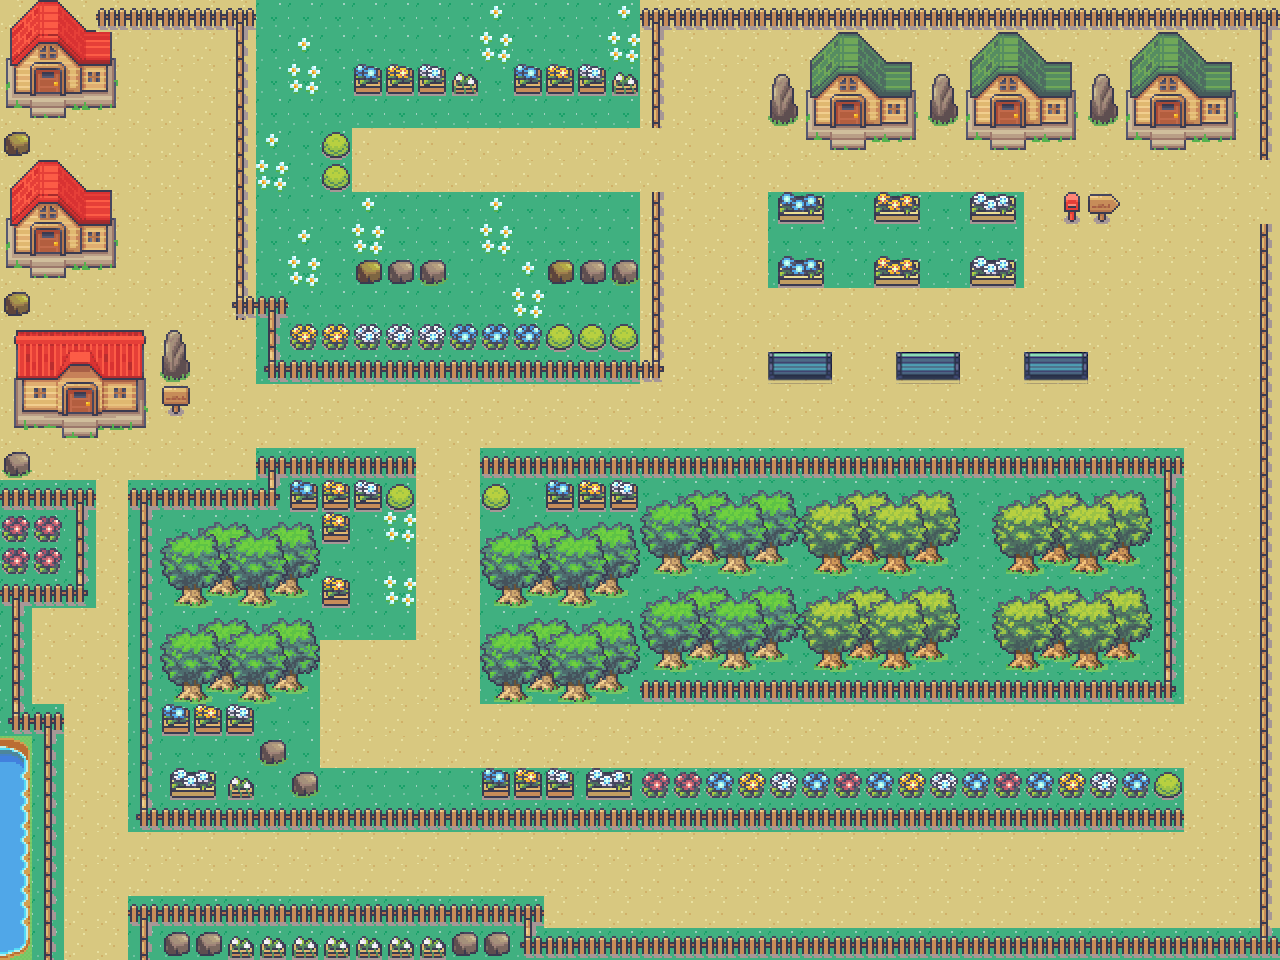

Rendered tile map (Tiled .tmx) drawn with the repository's tilesets; below, a short description and the map source with its tile grids summarised:
An orthogonal 40x30 tile map with 32x32 px tiles, 4 tile layers (bg, grass, thing, finger), 6 tilesets and 1 object (s).

<map version="1.10" tiledversion="1.10.2" orientation="orthogonal" renderorder="right-down" width="40" height="30" tilewidth="32" tileheight="32" infinite="0" nextlayerid="7" nextobjectid="3">
 <editorsettings>
  <export target="level1.tmj" format="json" />
 </editorsettings>
 <tileset firstgid="1" name="defimon" tilewidth="32" tileheight="32" tilecount="2640" columns="44">
  <image source="defimon2.png" width="1408" height="1920" />
 </tileset>
 <tileset firstgid="2641" name="Maintilemapshadows" tilewidth="32" tileheight="32" tilecount="5760" columns="144">
  <image source="Maintilemap_Shadows.png" width="4608" height="1296" />
 </tileset>
 <tileset firstgid="8401" name="miscatlas" tilewidth="32" tileheight="32" tilecount="1024" columns="32">
  <image source="misc_atlas.png" width="1024" height="1024" />
 </tileset>
 <tileset firstgid="9425" name="Street" tilewidth="32" tileheight="32" tilecount="256" columns="32">
  <image source="Street32x32.png" width="1024" height="256" />
 </tileset>
 <tileset firstgid="9681" name="tuxmon" tilewidth="32" tileheight="32" tilecount="775" columns="25">
  <image source="tuxmon-32x32.png" width="816" height="1020" />
 </tileset>
 <tileset firstgid="10456" name="village" tilewidth="32" tileheight="32" tilecount="855" columns="19">
  <image source="village32x32.png" width="608" height="1440" />
 </tileset>
 <layer id="1" name="bg" width="40" height="30">
  <data>[1200 cells, 932 non-empty, 10 distinct tile ids]</data>
 </layer>
 <layer id="2" name="grass" width="40" height="30">
  <data>[1200 cells, 594 non-empty, 7 distinct tile ids]</data>
 </layer>
 <layer id="3" name="thing" width="40" height="30">
  <data>[1200 cells, 563 non-empty, 119 distinct tile ids]</data>
 </layer>
 <layer id="4" name="finger" width="40" height="30">
  <data>[1200 cells, 2 non-empty, 2 distinct tile ids]</data>
 </layer>
 <objectgroup id="6" name="finger" />
 <objectgroup id="5" name="s">
  <object id="1" name="s" x="80" y="944">
   <point />
  </object>
 </objectgroup>
</map>
